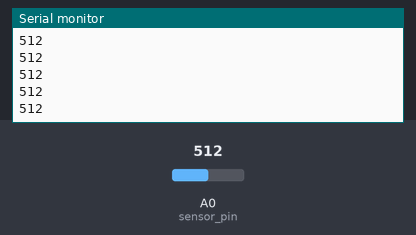
Bench run of a sketch on a simulated Arduino Uno, built with avr-gcc and run on an emulated ATmega328P. Parts: the last lines printed to the serial monitor. Inputs (shaded band) come from the test bench; at power-on: A0 (sensor_pin) = 512.

Above: at 1.2 s.
1.3 s: A0 (sensor_pin) set to 716
At 1.31 s:
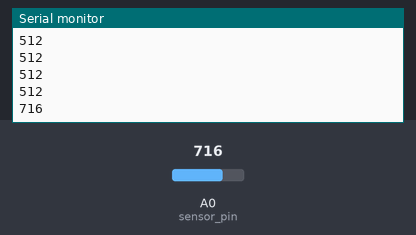
2.8 s: A0 (sensor_pin) set to 900
At 2.81 s:
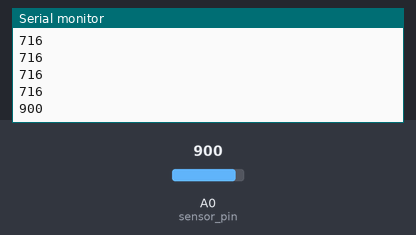
Timing chart, 0 to 5.8 s (numbered marks = the images above; inputs shaded):
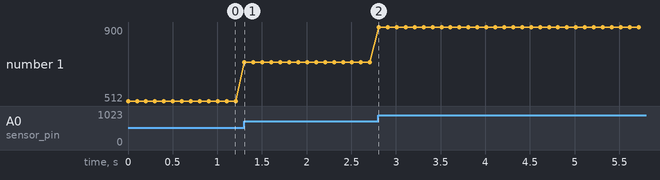

Measured:
- after the input at 1.3 s, the serial monitor: prints a new line at once (image 1)
- after the input at 2.8 s, the serial monitor: prints a new line at once (image 2)
- plotted number 1: 512 → 716 after the input at 1.3 s, 716 → 900 after the input at 2.8 s

The sketch:

Arduino_Moist_Sensor_Patch.ino
```cpp
int sensor_pin = A0;

int output_value ;

void setup() {

   Serial.begin(115200);

   }

void loop() {

   output_value= analogRead(sensor_pin);
   Serial.println(output_value);
   delay(100);

   }
```
